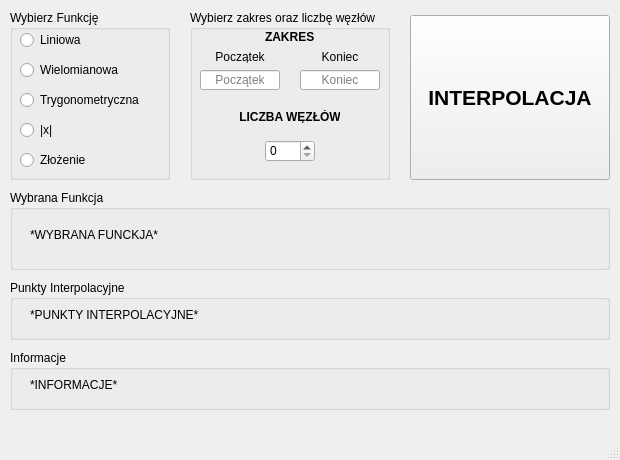
<?xml version="1.0" encoding="UTF-8"?>
<ui version="4.0">
 <class>MainWindow</class>
 <widget class="QMainWindow" name="MainWindow">
  <property name="geometry">
   <rect>
    <x>0</x>
    <y>0</y>
    <width>620</width>
    <height>460</height>
   </rect>
  </property>
  <property name="windowTitle">
   <string>INTERPOLACJA</string>
  </property>
  <property name="tabShape">
   <enum>QTabWidget::Rounded</enum>
  </property>
  <widget class="QWidget" name="centralwidget">
   <widget class="QGroupBox" name="groupBox_function">
    <property name="geometry">
     <rect>
      <x>10</x>
      <y>10</y>
      <width>160</width>
      <height>170</height>
     </rect>
    </property>
    <property name="title">
     <string>Wybierz Funkcję</string>
    </property>
    <widget class="QRadioButton" name="radioButton_liniowa">
     <property name="geometry">
      <rect>
       <x>10</x>
       <y>20</y>
       <width>120</width>
       <height>20</height>
      </rect>
     </property>
     <property name="text">
      <string>Liniowa</string>
     </property>
    </widget>
    <widget class="QRadioButton" name="radioButton_wielomianowa">
     <property name="geometry">
      <rect>
       <x>10</x>
       <y>50</y>
       <width>120</width>
       <height>20</height>
      </rect>
     </property>
     <property name="text">
      <string>Wielomianowa</string>
     </property>
    </widget>
    <widget class="QRadioButton" name="radioButton_trygonometryczna">
     <property name="geometry">
      <rect>
       <x>10</x>
       <y>80</y>
       <width>120</width>
       <height>20</height>
      </rect>
     </property>
     <property name="text">
      <string>Trygonometryczna</string>
     </property>
    </widget>
    <widget class="QRadioButton" name="radioButton_modul">
     <property name="geometry">
      <rect>
       <x>10</x>
       <y>110</y>
       <width>120</width>
       <height>20</height>
      </rect>
     </property>
     <property name="text">
      <string>|x|</string>
     </property>
    </widget>
    <widget class="QRadioButton" name="radioButton_zlozenie">
     <property name="geometry">
      <rect>
       <x>10</x>
       <y>140</y>
       <width>120</width>
       <height>20</height>
      </rect>
     </property>
     <property name="text">
      <string>Złożenie</string>
     </property>
    </widget>
   </widget>
   <widget class="QGroupBox" name="groupBox_zakres">
    <property name="geometry">
     <rect>
      <x>190</x>
      <y>10</y>
      <width>200</width>
      <height>170</height>
     </rect>
    </property>
    <property name="title">
     <string>Wybierz zakres oraz liczbę węzłów</string>
    </property>
    <widget class="QLabel" name="label_zakres">
     <property name="geometry">
      <rect>
       <x>75</x>
       <y>20</y>
       <width>50</width>
       <height>13</height>
      </rect>
     </property>
     <property name="font">
      <font>
       <weight>75</weight>
       <bold>true</bold>
      </font>
     </property>
     <property name="text">
      <string>ZAKRES</string>
     </property>
    </widget>
    <widget class="QLineEdit" name="lineEdit_zakresStart">
     <property name="geometry">
      <rect>
       <x>10</x>
       <y>60</y>
       <width>80</width>
       <height>20</height>
      </rect>
     </property>
     <property name="alignment">
      <set>Qt::AlignCenter</set>
     </property>
     <property name="placeholderText">
      <string>Początek</string>
     </property>
    </widget>
    <widget class="QLineEdit" name="lineEdit_zakresStop">
     <property name="geometry">
      <rect>
       <x>110</x>
       <y>60</y>
       <width>80</width>
       <height>20</height>
      </rect>
     </property>
     <property name="alignment">
      <set>Qt::AlignCenter</set>
     </property>
     <property name="placeholderText">
      <string>Koniec</string>
     </property>
    </widget>
    <widget class="QLabel" name="label_poczatek">
     <property name="geometry">
      <rect>
       <x>20</x>
       <y>40</y>
       <width>60</width>
       <height>13</height>
      </rect>
     </property>
     <property name="text">
      <string>Początek</string>
     </property>
     <property name="alignment">
      <set>Qt::AlignCenter</set>
     </property>
    </widget>
    <widget class="QLabel" name="label_koniec">
     <property name="geometry">
      <rect>
       <x>120</x>
       <y>40</y>
       <width>60</width>
       <height>13</height>
      </rect>
     </property>
     <property name="text">
      <string>Koniec</string>
     </property>
     <property name="alignment">
      <set>Qt::AlignCenter</set>
     </property>
    </widget>
    <widget class="QLabel" name="label_wezly">
     <property name="geometry">
      <rect>
       <x>50</x>
       <y>100</y>
       <width>100</width>
       <height>13</height>
      </rect>
     </property>
     <property name="font">
      <font>
       <weight>75</weight>
       <bold>true</bold>
      </font>
     </property>
     <property name="text">
      <string>LICZBA WĘZŁÓW</string>
     </property>
     <property name="alignment">
      <set>Qt::AlignCenter</set>
     </property>
    </widget>
    <widget class="QSpinBox" name="spinBox_wezly">
     <property name="geometry">
      <rect>
       <x>75</x>
       <y>130</y>
       <width>50</width>
       <height>22</height>
      </rect>
     </property>
    </widget>
   </widget>
   <widget class="QPushButton" name="pushButton_interpolacja">
    <property name="geometry">
     <rect>
      <x>410</x>
      <y>15</y>
      <width>200</width>
      <height>165</height>
     </rect>
    </property>
    <property name="font">
     <font>
      <pointsize>16</pointsize>
      <weight>75</weight>
      <bold>true</bold>
     </font>
    </property>
    <property name="text">
     <string>INTERPOLACJA</string>
    </property>
   </widget>
   <widget class="QGroupBox" name="groupBox_wybranaFunkcja">
    <property name="geometry">
     <rect>
      <x>10</x>
      <y>190</y>
      <width>600</width>
      <height>80</height>
     </rect>
    </property>
    <property name="title">
     <string>Wybrana Funkcja</string>
    </property>
    <widget class="QLabel" name="label_wybranaFunkcja">
     <property name="geometry">
      <rect>
       <x>20</x>
       <y>30</y>
       <width>560</width>
       <height>30</height>
      </rect>
     </property>
     <property name="text">
      <string>*WYBRANA FUNCKJA*</string>
     </property>
    </widget>
   </widget>
   <widget class="QGroupBox" name="groupBox_punktyInterpolacji">
    <property name="geometry">
     <rect>
      <x>10</x>
      <y>280</y>
      <width>600</width>
      <height>60</height>
     </rect>
    </property>
    <property name="title">
     <string>Punkty Interpolacyjne</string>
    </property>
    <widget class="QLabel" name="label_punktyInterpolacji">
     <property name="geometry">
      <rect>
       <x>20</x>
       <y>25</y>
       <width>560</width>
       <height>20</height>
      </rect>
     </property>
     <property name="text">
      <string>*PUNKTY INTERPOLACYJNE*</string>
     </property>
    </widget>
   </widget>
   <widget class="QGroupBox" name="groupBox_info">
    <property name="geometry">
     <rect>
      <x>10</x>
      <y>350</y>
      <width>600</width>
      <height>60</height>
     </rect>
    </property>
    <property name="title">
     <string>Informacje</string>
    </property>
    <widget class="QLabel" name="label_info">
     <property name="geometry">
      <rect>
       <x>20</x>
       <y>25</y>
       <width>560</width>
       <height>20</height>
      </rect>
     </property>
     <property name="text">
      <string>*INFORMACJE*</string>
     </property>
    </widget>
   </widget>
  </widget>
  <widget class="QMenuBar" name="menubar">
   <property name="geometry">
    <rect>
     <x>0</x>
     <y>0</y>
     <width>620</width>
     <height>21</height>
    </rect>
   </property>
  </widget>
  <widget class="QStatusBar" name="statusbar"/>
 </widget>
 <resources/>
 <connections/>
</ui>
